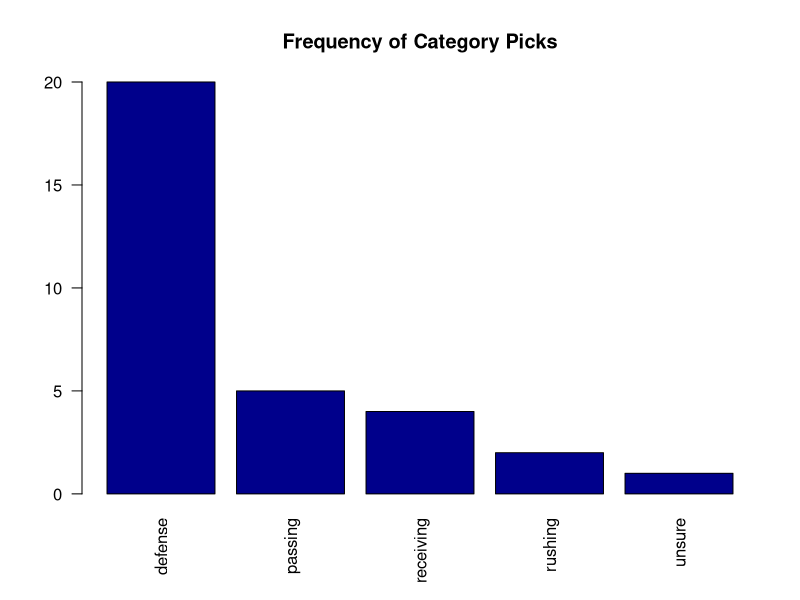
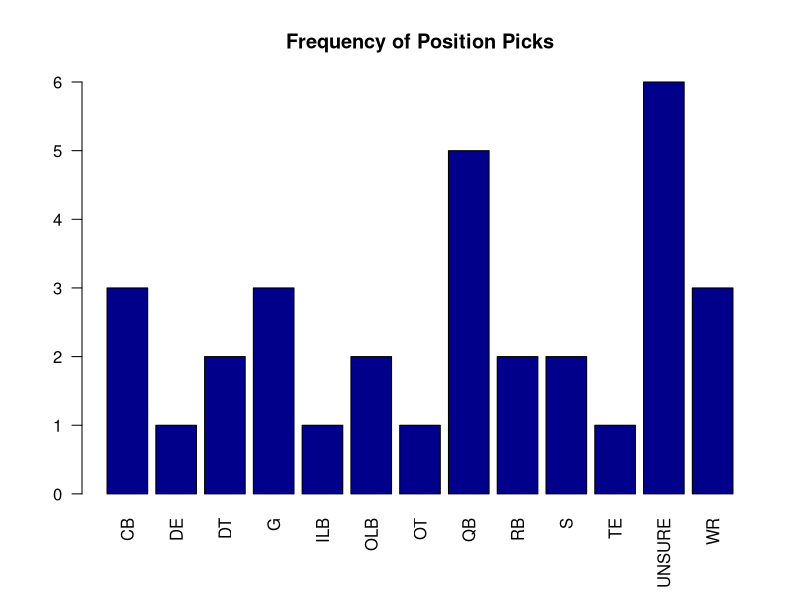
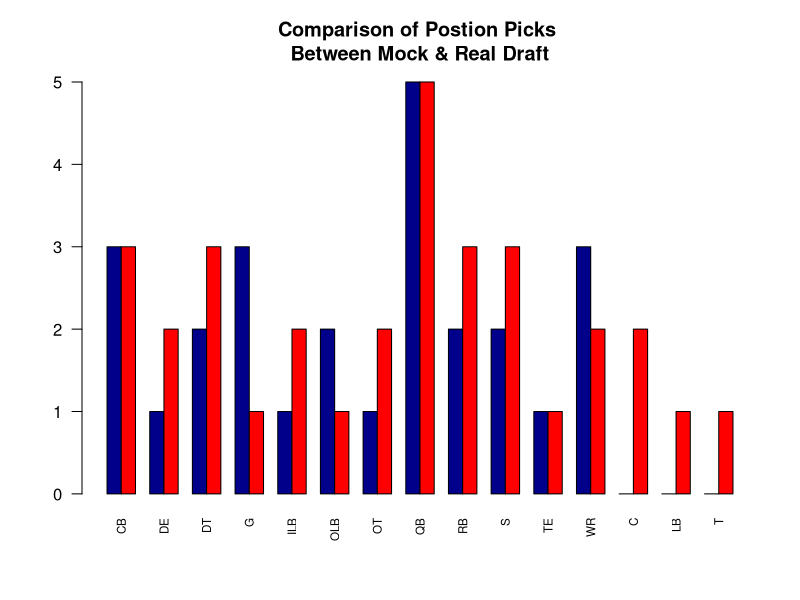
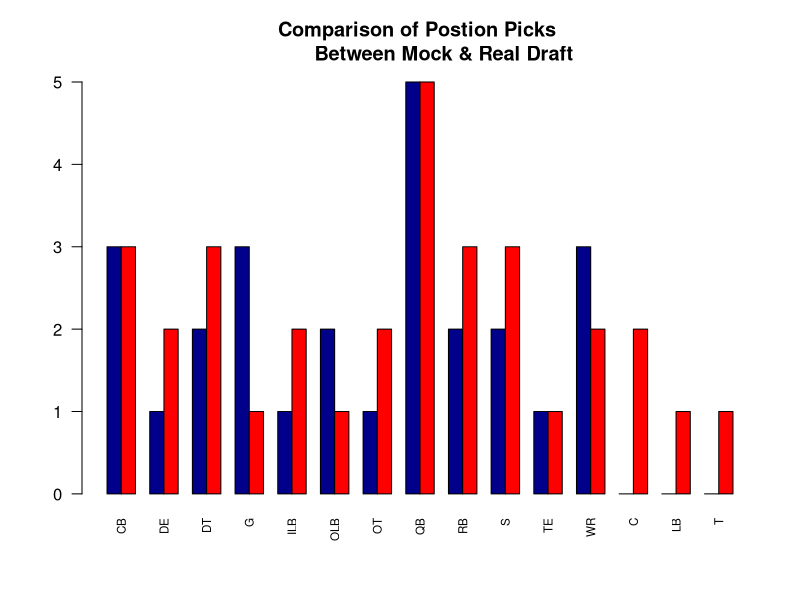

Write the R code that produced these figures, in order.
library(readxl)
library(tidyverse)
library(dplyr)
mock_draft_picks <- read_excel("mock draft picks.xlsx")
mock_draft_teams <- read_excel("mock draft picks.xlsx")
mock_draft_picks <- subset(mock_draft_picks, select = -c(Team))
row.names(mock_draft_picks) <- c("CLE", "NYG", "NYJ", "CLE2", "DEN", "IND", "TB", "CHI", 
                                 "SF", "LA", "MIA", "BUF", "WAS", "GB", "ARZ", "BAL", 
                                 "LAC", "SEA", "DAL", "DET", "CIN", "BUF2", "NE", "CAR", 
                                 "TEN", "ATL", "NO", "PIT", "JAX", "MIN", "NE2", "PHI")
mock.1 <- mock_draft_picks %>% count(Category)
mock.2 <- subset(mock.1, select = c("n"))
row.names(mock.2) <- c("defense", "passing", "receiving", "rushing", "unsure")
colnames(mock.2) <- c("frequency")
mock.3 <- as.matrix.data.frame(mock.2)
barplot(mock.3[,1], 
        names.arg=rownames(mock.3), 
        main="Frequency of Category Picks", 
        col = "darkblue", 
        las = 2)

mock.4 <- mock_draft_picks %>% count(`Best Guess`)
mock.5 <- subset(mock.4, select = c("n"))
row.names(mock.5) <- c("CB", "DE", "DT", "G", "ILB", "OLB", "OT", "QB", 
                       "RB", "S", "TE", "UNSURE", "WR")
colnames(mock.5) <- c("frequency")
mock.6 <- as.matrix.data.frame(mock.5)
barplot(mock.6[,1], 
        names.arg=rownames(mock.6), 
        main="Frequency of Position Picks", 
        col = "darkblue", 
        las = 2)

percentages_teams <- read_excel("percentages teams.xlsx")
mock.7 <- full_join(percentages_teams, mock_draft_teams, by = "Team")
mock.7 <- mock.7 %>% na.exclude()
mock.8 <- mock.7 %>% select(`Team`, `Percentage`, `Category`)
mock.9 <- mock.8[1:14, 1:3]

winning_picks <- mock.9[1:7, 1:3]
winning_picks2 <- winning_picks %>% count(`Category`)
colnames(winning_picks2) <- c("Category", "Frequency")
winning_picks2

losing_picks <- mock.9[8:14, 1:3]
losing_picks2 <- losing_picks %>% count(`Category`)
colnames(losing_picks2) <- c("Category", "Frequency")
losing_picks2

defence_percentages <- mock.9 %>% filter(`Category`=="defense")
defence_percentages_average <- mean(defence_percentages$Percentage)
defence_percentages_average

passing_percentages <- mock.9 %>% filter(`Category`=="passing")
passing_percentages_average <- mean(passing_percentages$Percentage)
passing_percentages_average

rushing_percentages <- mock.9 %>% filter(`Category`=="rushing")
rushing_percentages_average <- mean(rushing_percentages$Percentage)
rushing_percentages_average

receiving_percentages <- mock.9 %>% filter(`Category`=="receiving")
receiving_percentages_average <- mean(receiving_percentages$Percentage)
receiving_percentages_average

actual_picks <- read_excel("actual picks.xlsx")
mock_actual <- full_join(mock_draft_teams, actual_picks, by="Team")
rownames(mock_actual) <- c("CLE",  "NYG",  "NYJ",  "CLE2", "DEN",  "IND",     
                           "TB", "CHI",  "SF",   "LA",   "MIA",  "BUF", 
                           "WAS",  "GB",   "ARZ",  "BAL",  "LAC",  "SEA",  
                           "DAL",  "DET",  "CIN",  "BUF2", "NE",   "CAR", 
                           "TEN",  "ATL",  "NO",   "PIT",  "JAX",  "MIN",  
                           "NE2",  "PHI",  "BAL2")
mock_actual <- subset(mock_actual, select = c("Team", "Best Guess", "Category", 
                                              "Actual Pick", "Actual Category"))
mock_actual.2 <- mock_actual %>% count(`Best Guess`)  
colnames(mock_actual.2) <- c("pick", "guess freq")
mock_actual.3 <- mock_actual %>% count(`Actual Pick`)
colnames(mock_actual.3) <- c("pick", "actual freq")
mock_actual.4 <- mock_actual %>% count(`Category`)
mock_actual.5 <- mock_actual %>% count(`Actual Category`)
mock_actual_picks <- full_join(mock_actual.2, mock_actual.3,  by="pick") 
mock_actual_picks <- mock_actual_picks[-c(12, 14), -c(1)]
mock_actual_picks[is.na(mock_actual_picks)] <- 0 
rownames(mock_actual_picks) <- c("CB", "DE", "DT", "G", "ILB", "OLB", 
                                 "OT",  "QB",  "RB",  "S",   "TE",  
                                 "WR",  "C",   "LB", "T")
mock_actual_picks <- read_excel("mock_actual_picks2.xlsx")
mock_actual_picks <- as.matrix.data.frame(mock_actual_picks)
rownames(mock_actual_picks) <- c("guess freq", "actual freq")
barplot(height = mock_actual_picks[1:2, 1:15], 
        main="Comparison of Postion Picks 
Between Mock & Real Draft", 
        col = c("darkblue", "red"), 
        las = 2, 
        beside = TRUE, 
        cex.names=.7)

mock_actual.4 <- mock_actual %>% count(`Category`)
mock_actual.5 <- mock_actual %>% count(`Actual Category`)
colnames(mock_actual.4) <- c("category", "mock pick freq")
colnames(mock_actual.5) <- c("category", "actual pick freq")
mock_actual_picks3 <- full_join(mock_actual.4, mock_actual.5,  by="category") 
mock_actual_picks3 <- mock_actual_picks3[-c(5:6),]
mock_actual_picks3 <- read_excel("mock_actual_picks3.xlsx")
mock_actual_picks3 <- as.matrix.data.frame(mock_actual_picks3)
rownames(mock_actual_picks3) <- c("guess freq", "actual freq")
barplot(height = mock_actual_picks[1:2, 1:15], 
        main="Comparison of Postion Picks 
        Between Mock & Real Draft", 
        col = c("darkblue", "red"), 
        las = 2, 
        beside = TRUE, 
        cex.names=.7)
